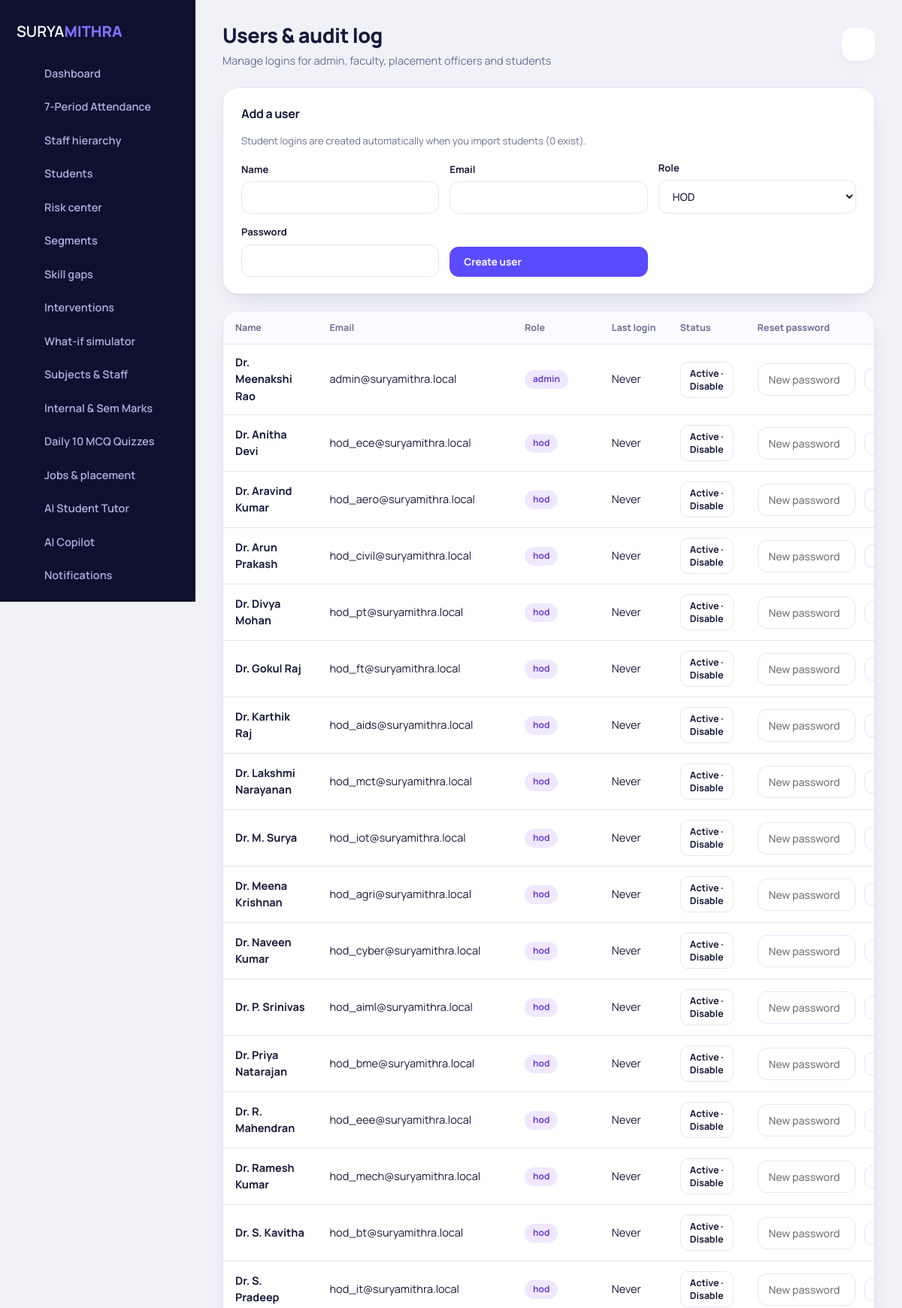
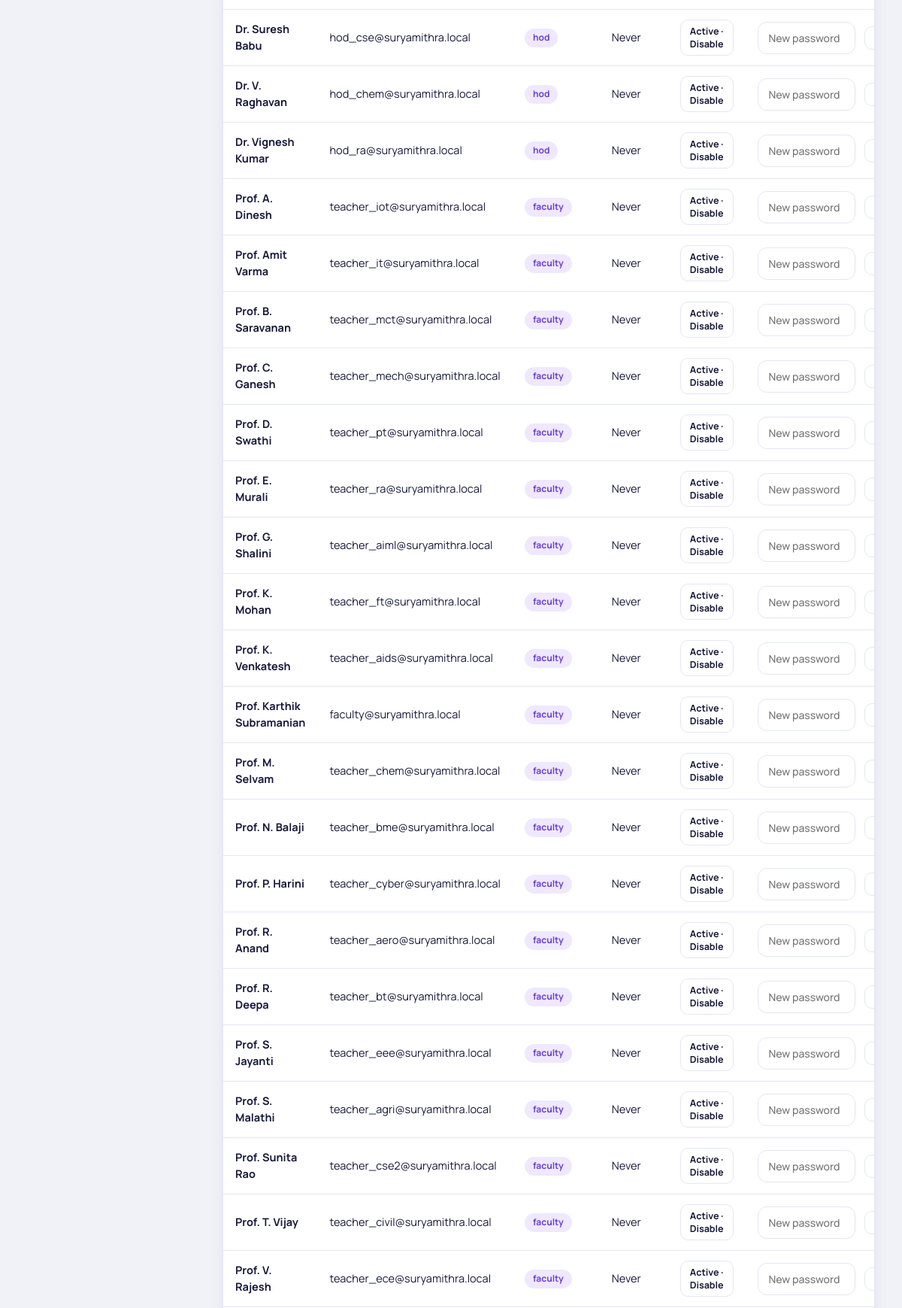
The page /admin/users.php (signed in, upper part) on the database its author committed (2 pictures, top to bottom).
### tables this page shows
CREATE TABLE users (
  id INT PRIMARY KEY AUTO_INCREMENT,
  name VARCHAR(120) NOT NULL,
  email VARCHAR(150) UNIQUE NOT NULL,
  password_hash VARCHAR(255) NOT NULL,
  role VARCHAR(20) NOT NULL,
  department VARCHAR(60) NULL,
  added_by INT NULL,
  firebase_uid VARCHAR(128) NULL,
  avatar VARCHAR(255) NULL,
  is_active TINYINT(1) DEFAULT 1,
  last_login DATETIME NULL,
  created_at TIMESTAMP DEFAULT CURRENT_TIMESTAMP,
  FOREIGN KEY (added_by) REFERENCES users(id) ON DELETE SET NULL
);

### includes/functions.php (called while the page is built, shortened)
<?php
function db(): PDO {
    static $pdo = null;
    if ($pdo === null) {
        try {
            $pdo = new PDO('mysql:host=' . DB_HOST . ';dbname=' . DB_NAME . ';charset=utf8mb4', DB_USER, DB_PASS, [
                PDO::ATTR_ERRMODE => PDO::ERRMODE_EXCEPTION,
                PDO::ATTR_DEFAULT_FETCH_MODE => PDO::FETCH_ASSOC,
            ]);
            $hasUsers = false;
            try {
                $uCount = (int)$pdo->query("SELECT COUNT(*) FROM users")->fetchColumn();
                $hasUsers = ($uCount > 0);
            } catch (Exception $e) {
                $hasUsers = false;
            }
            if (!$hasUsers) {
                auto_seed_database($pdo);
            } else {
                foreach ($alters as $q) {
                    try { $pdo->exec($q); } catch (Exception $ex) {}
                }
            }
        } catch (PDOException $ex) {
            die('<div style="font-family:sans-serif;padding:40px;background:#f8d7da;color:#721c24;border-radius:12px;margin:40px auto;max-width:600px">
                <h2>Database Connection Failed</h2>
                <p>Could not connect to MySQL server at <code>' . e(DB_HOST) . '</code>.</p>
                <p>Please make sure your MySQL database credentials and server are running.</p>
                <p><small>Error detail: ' . e($ex->getMessage()) . '</small></p>
            </div>');
        }
    }
    return $pdo;
}
function e($s): string { return htmlspecialchars((string)$s, ENT_QUOTES, 'UTF-8'); }
function current_user(): ?array {
    static $cachedUser = null;
    if ($cachedUser === null) {
        try {
            $st = db()->prepare("SELECT id, name, email, role, department, avatar FROM users WHERE id=?");
            $st->execute([$_SESSION['user']['id']]);
            $fetched = $st->fetch();
            if ($fetched) {
                $cachedUser = $fetched;
            } else {
                $cachedUser = $_SESSION['user'];
            }
        } catch (Exception $e) {
            $cachedUser = $_SESSION['user'];
        }
    }
    return $cachedUser;
}
function require_login(): array {
    $u = current_user();
    return $u;
}
function require_role(array $roles): array {
    $u = require_login();
    return $u;
}
function unread_count(): int {
    $u = current_user(); if (!$u) return 0;
    $st = db()->prepare('SELECT COUNT(*) FROM notifications WHERE user_id=? AND is_read=0');
    $st->execute([$u['id']]);
    return (int)$st->fetchColumn();
}

### admin/users.php (the view, shortened to what this page needs)
<?php
require_once __DIR__ . '/../includes/functions.php';
$u = require_role(['admin']);
$users = db()->query("SELECT * FROM users WHERE role<>'student' ORDER BY FIELD(role,'admin','hod','faculty','placement'), name")->fetchAll();
$studentCount = (int)db()->query("SELECT COUNT(*) FROM users WHERE role='student'")->fetchColumn();
include __DIR__ . '/../includes/header.php';
?>
<div class="card"><h3>Add a user</h3><p class="sub">Student logins are created automatically when you import students (<?= $studentCount ?> exist).</p>
  <form method="post" class="formgrid"><?= csrf_field() ?><input type="hidden" name="action" value="add">
    <label>Name<input name="name" required></label><label>Email<input type="email" name="email" required></label>
    <label>Role<select name="role"><option value="hod">HOD</option></select></label>
    <label>Password<input type="text" name="password" minlength="6" required></label><button class="btn primary">Create user</button></form></div>
<div class="card flat"><div class="scroll"><table class="tbl"><thead><tr><th>Name</th><th>Email</th><th>Role</th><th>Last login</th><th>Status</th><th>Reset password</th></tr></thead><tbody>
<?php foreach ($users as $x): ?><tr><td><strong><?= e($x['name']) ?></strong></td><td><?= e($x['email']) ?></td><td><span class="pill violet"><?= e($x['role']) ?></span></td><td><?= e($x['last_login'] ?: 'Never') ?></td>
  <td><form method="post"><button class="btn sm" <?= $x['id'] == $u['id'] ? 'disabled' : '' ?>><?= $x['is_active'] ? 'Active · Disable' : 'Disabled · Enable' ?></button></form></td>
  <td><form method="post" class="row" style="flex-wrap:nowrap"><input name="password" placeholder="New password" minlength="6" required style="min-width:130px"><button class="btn sm"></button></form></td></tr>
<?php endforeach; ?></tbody></table></div></div>
<?php include __DIR__ . '/../includes/footer.php'; ?>

### assets/css/app.css (style rules this page uses)
:root { --ink:#0d1130; --ink2:#161b45; --ink3:#232a63; --paper:#f1f2f8; --card:#fff; --line:#e4e6f2; --text:#171a3a; --muted:#6a6f94; --primary:#5b4bff; --primary2:#7f72ff; --soft:#ecebff; --red:#e5484d; --amber:#f0a020; --green:#14a96b; --blue:#2f80ed; --violet:#8b5cf6; --slate:#6a6f94; --shadow:0 1px 2px rgba(23,26,58,.05),0 12px 32px -16px rgba(23,26,58,.18); }
* { box-sizing:border-box }
html { scroll-behavior:smooth }
body { margin:0;font-family:Manrope,system-ui,-apple-system,"Segoe UI",sans-serif;background:var(--paper);color:var(--text);font-size:14.5px;line-height:1.55;-webkit-font-smoothing:antialiased }
h1,h2,h3 { margin:0;letter-spacing:-.02em }
.card { background:var(--card);border-radius:20px;padding:22px 24px;box-shadow:var(--shadow);border:1px solid var(--line);min-width:0 }
.card h3 { font-size:16px;font-weight:700;margin-bottom:4px }
.card .sub { color:var(--muted);font-size:13px;margin-bottom:16px }
.card.flat { padding:0;overflow:hidden }
.btn { display:inline-flex;align-items:center;gap:8px;border:1px solid var(--line);background:var(--card);color:var(--text);padding:10px 18px;border-radius:12px;font:700 13.5px Manrope,sans-serif;cursor:pointer;transition:transform .12s,box-shadow .12s,background .12s }
.btn.primary { background:var(--primary);border-color:var(--primary);color:#fff }
.btn.sm { padding:6px 12px;font-size:12.5px;border-radius:10px }
.row { display:flex;gap:12px;align-items:center;flex-wrap:wrap }
.pill { display:inline-block;padding:3px 11px;border-radius:99px;font-size:12px;font-weight:700;white-space:nowrap }
.pill.violet { background:#efe8ff;color:#6b3fd1 }
.tbl { width:100%;border-collapse:collapse }
.tbl th { text-align:left;font-size:12.5px;color:var(--muted);font-weight:700;padding:12px 16px;border-bottom:1px solid var(--line);white-space:nowrap;background:#fafaff }
.tbl td { padding:13px 16px;border-bottom:1px solid var(--line);vertical-align:middle }
.scroll { overflow-x:auto }
label { display:flex;flex-direction:column;gap:6px;font-weight:700;font-size:13px;color:var(--text) }
input,select,textarea { font:500 14px Manrope,sans-serif;padding:11px 14px;border:1px solid var(--line);border-radius:12px;background:#fff;color:var(--text);width:100% }
.formgrid { display:grid;grid-template-columns:repeat(auto-fit,minmax(200px,1fr));gap:14px;align-items:end }

### rows shown on the page
users: name "Dr. Meenakshi Rao", email "admin@suryamithra.local", role "admin", last_login "Never", is_active "Active · Disable"
users: name "Dr. Anitha Devi", email "hod_ece@suryamithra.local", role "hod", last_login "Never", is_active "Active · Disable"
users: name "Dr. Aravind Kumar", email "hod_aero@suryamithra.local", role "hod", last_login "Never", is_active "Active · Disable"
users: name "Dr. Arun Prakash", email "hod_civil@suryamithra.local", role "hod", last_login "Never", is_active "Active · Disable"
users: name "Dr. Divya Mohan", email "hod_pt@suryamithra.local", role "hod", last_login "Never", is_active "Active · Disable"
users: name "Dr. Gokul Raj", email "hod_ft@suryamithra.local", role "hod", last_login "Never", is_active "Active · Disable"
users: name "Dr. Karthik Raj", email "hod_aids@suryamithra.local", role "hod", last_login "Never", is_active "Active · Disable"
users: name "Dr. Lakshmi Narayanan", email "hod_mct@suryamithra.local", role "hod", last_login "Never", is_active "Active · Disable"
users: name "Dr. M. Surya", email "hod_iot@suryamithra.local", role "hod", last_login "Never", is_active "Active · Disable"
users: name "Dr. Meena Krishnan", email "hod_agri@suryamithra.local", role "hod", last_login "Never", is_active "Active · Disable"
users: name "Dr. Naveen Kumar", email "hod_cyber@suryamithra.local", role "hod", last_login "Never", is_active "Active · Disable"
users: name "Dr. P. Srinivas", email "hod_aiml@suryamithra.local", role "hod", last_login "Never", is_active "Active · Disable"
users: name "Dr. Priya Natarajan", email "hod_bme@suryamithra.local", role "hod", last_login "Never", is_active "Active · Disable"
users: name "Dr. R. Mahendran", email "hod_eee@suryamithra.local", role "hod", last_login "Never", is_active "Active · Disable"
users: name "Dr. Ramesh Kumar", email "hod_mech@suryamithra.local", role "hod", last_login "Never", is_active "Active · Disable"
users: name "Dr. S. Kavitha", email "hod_bt@suryamithra.local", role "hod", last_login "Never", is_active "Active · Disable"
users: name "Dr. S. Pradeep", email "hod_it@suryamithra.local", role "hod", last_login "Never", is_active "Active · Disable"
users: name "Dr. Suresh Babu", email "hod_cse@suryamithra.local", role "hod", last_login "Never", is_active "Active · Disable"
users: name "Dr. V. Raghavan", email "hod_chem@suryamithra.local", role "hod", last_login "Never", is_active "Active · Disable"
users: name "Dr. Vignesh Kumar", email "hod_ra@suryamithra.local", role "hod", last_login "Never", is_active "Active · Disable"
users: name "Prof. A. Dinesh", email "teacher_iot@suryamithra.local", role "faculty", last_login "Never", is_active "Active · Disable"
users: name "Prof. Amit Varma", email "teacher_it@suryamithra.local", role "faculty", last_login "Never", is_active "Active · Disable"
users: name "Prof. B. Saravanan", email "teacher_mct@suryamithra.local", role "faculty", last_login "Never", is_active "Active · Disable"
users: name "Prof. C. Ganesh", email "teacher_mech@suryamithra.local", role "faculty", last_login "Never", is_active "Active · Disable"
users: name "Prof. D. Swathi", email "teacher_pt@suryamithra.local", role "faculty", last_login "Never", is_active "Active · Disable"
users: name "Prof. E. Murali", email "teacher_ra@suryamithra.local", role "faculty", last_login "Never", is_active "Active · Disable"
users: name "Prof. G. Shalini", email "teacher_aiml@suryamithra.local", role "faculty", last_login "Never", is_active "Active · Disable"
users: name "Prof. K. Mohan", email "teacher_ft@suryamithra.local", role "faculty", last_login "Never", is_active "Active · Disable"
users: name "Prof. K. Venkatesh", email "teacher_aids@suryamithra.local", role "faculty", last_login "Never", is_active "Active · Disable"
users: name "Prof. Karthik Subramanian", email "faculty@suryamithra.local", role "faculty", last_login "Never", is_active "Active · Disable"
users: name "Prof. M. Selvam", email "teacher_chem@suryamithra.local", role "faculty", last_login "Never", is_active "Active · Disable"
users: name "Prof. N. Balaji", email "teacher_bme@suryamithra.local", role "faculty", last_login "Never", is_active "Active · Disable"
users: name "Prof. P. Harini", email "teacher_cyber@suryamithra.local", role "faculty", last_login "Never", is_active "Active · Disable"
users: name "Prof. R. Anand", email "teacher_aero@suryamithra.local", role "faculty", last_login "Never", is_active "Active · Disable"
users: name "Prof. R. Deepa", email "teacher_bt@suryamithra.local", role "faculty", last_login "Never", is_active "Active · Disable"
users: name "Prof. S. Jayanti", email "teacher_eee@suryamithra.local", role "faculty", last_login "Never", is_active "Active · Disable"
users: name "Prof. S. Malathi", email "teacher_agri@suryamithra.local", role "faculty", last_login "Never", is_active "Active · Disable"
users: name "Prof. Sunita Rao", email "teacher_cse2@suryamithra.local", role "faculty", last_login "Never", is_active "Active · Disable"
users: name "Prof. T. Vijay", email "teacher_civil@suryamithra.local", role "faculty", last_login "Never", is_active "Active · Disable"
users: name "Prof. V. Rajesh", email "teacher_ece@suryamithra.local", role "faculty", last_login "Never", is_active "Active · Disable"

### other values the page prints
$label "Dashboard"
$label "7-Period Attendance"
$label "Staff hierarchy"
$label "Students"
$label "Risk center"
$label "Segments"
$label "Skill gaps"
$label "Interventions"
$label "What-if simulator"
$label "Subjects & Staff"
$label "Internal & Sem Marks"
$label "Daily 10 MCQ Quizzes"
$label "Jobs & placement"
$label "AI Student Tutor"
$label "AI Copilot"
